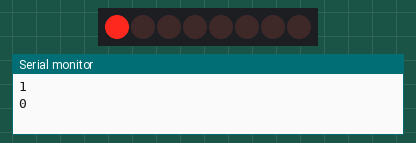
This sketch was run on a simulated Arduino Uno, built with avr-gcc and run on an emulated ATmega328P. On the bench: 8 shift-register outputs drawn as a row of LEDs (first output left, lit = HIGH), the last lines printed to the serial monitor. Wiring (inferred from the names in the program): shift register (74HC595): data A4; shift clock A1; latch A2; OE A3. Wiring (inferred from the signals the program sends): row of LEDs: on Q0, Q1, Q2, Q3, Q4, Q5, Q6, Q7. Random numbers use the default seed unless the sketch sets one.

Above: at 0.1 s.
At 0.7 s:
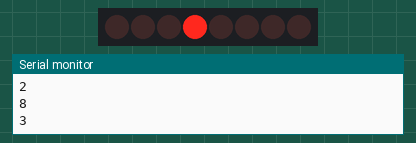
At 1.1 s:
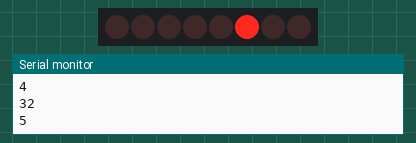
At 1.5 s:
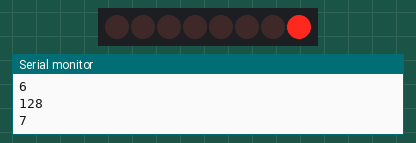
At 2.5 s:
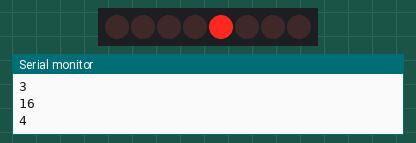
At 3.5 s:
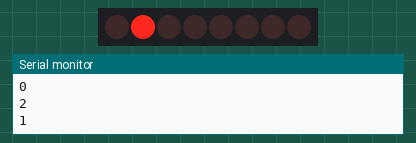
Timing chart, 0 to 3.8 s (numbered marks = the images above):
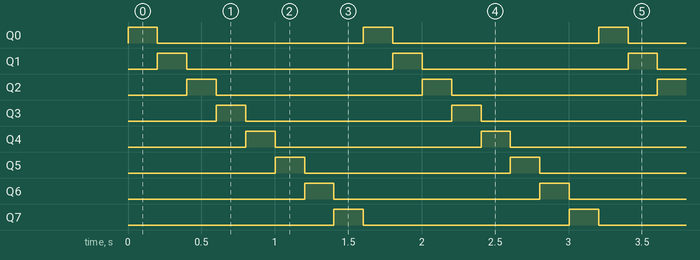

The sketch:

sketch_feb23a.ino
```cpp
/*
   shiftOut のテストと赤色7セグメントLED表示器のテスト
*/

uint8_t resetPin  = A0;  //P10 SRCLR/RESET (常にH可)
uint8_t clockPin  = A1;  //P11 SRCLK/SHIFT CLOCK(クロックを出力するピン)
uint8_t latchPin  = A2;  //P12 RCLK/LATCH CLOCK(LOW->HIGH で更新)
uint8_t oePin     = A3;  //P13 OE/OUTPUT ENABLE (出力有効/無効,常にH可)
uint8_t dataPin   = A4;  //P14 SER/A (ビットを出力するピン)

void setup() {
  Serial.begin(9600);
  pinMode(resetPin, OUTPUT);
  pinMode(clockPin, OUTPUT);
  pinMode(latchPin, OUTPUT);
  pinMode(oePin, OUTPUT);
  pinMode(dataPin, OUTPUT);
}

void loop() {
  Number();
  //  led1();
  //  led2();
  //  led3();
  //  led4();
}

void Number() {
  /*
    赤色7セグメントLED表示器LTS-547BJR-01J
     0から9までの数字のバタン
     ピンの配置
        A
       F B
        G
       E C
        D  dp
  */
  byte n2[] = {
    0b00111111,   //0
    0b00000110,   //1
    0b01011011,   //2
    0b01001111,   //3
    0b01100110,   //4
    0b01101101,   //5
    0b01111101,   //6
    0b00100111,   //7
    0b01111111,   //8
    0b01101111    //9
  };

  byte n[] = {
    0b00000001,   //A
    0b00000010,   //B
    0b00000100,   //C
    0b00001000,   //D
    0b00010000,   //E
    0b00100000,   //F
    0b01000000,   //G
    0b10000000,   //dp
  };

  digitalWrite(resetPin, 1);
  for (uint8_t i = 0; i < sizeof(n); i++) {
    Serial.println(n[i], DEC);
    Serial.println(i);
    shiftOut(dataPin, clockPin, MSBFIRST, n[i]);
    digitalWrite(latchPin, 0);
    digitalWrite(latchPin, 1);
    delay(200);
  }
}

int b = 0b00000001;
void led1() {
  /*
     oePin 有効/無効によりLチカ
  */
  shiftOut(dataPin, clockPin, LSBFIRST, b);
  digitalWrite(latchPin, 0);
  digitalWrite(latchPin, 1);
  for (int i = 0; i < 8 ; i++) {
    digitalWrite(oePin, 1);
    delay(200);
    digitalWrite(oePin, 0);
    delay(200);
  }
}

void led2() {
  /*
     8bit 以上の送信テスト
  */
  int randNumber = random(255, 345690);
  Serial.println(randNumber);
  Serial.println(randNumber, BIN);
  digitalWrite(resetPin, 1);
  shiftOut(dataPin, clockPin, MSBFIRST, randNumber);
  digitalWrite(latchPin, 0);
  digitalWrite(latchPin, 1);
  delay(2000);
}

void led3() {
  /*
     8bit 内の送信テスト
  */
  uint8_t randNumber = random(0, 255);
  Serial.println(randNumber);
  Serial.println(randNumber, BIN);
  digitalWrite(resetPin, 1);
  shiftOut(dataPin, clockPin, MSBFIRST, randNumber);
  digitalWrite(latchPin, 0);
  digitalWrite(latchPin, 1);
  delay(2000);
}

void led4() {
  /*
     LEDの順番表示
  */
  byte b = 0;
  digitalWrite(resetPin, 1);
  digitalWrite(oePin, 0);
  for (uint8_t i = 0; i < 255; i++) {
    Serial.println(i, BIN);
    shiftOut(dataPin, clockPin, MSBFIRST, i);
    digitalWrite(latchPin, 0);
    digitalWrite(latchPin, 1);
    digitalWrite(resetPin, 1);
    delay(100);
  }
}
```

Measured:
- by itself, Q0–7: alternates HIGH for 0.20 s and LOW for 1.4 s
- by itself, everything shown: repeats every 1.6 s, in 8 steps
